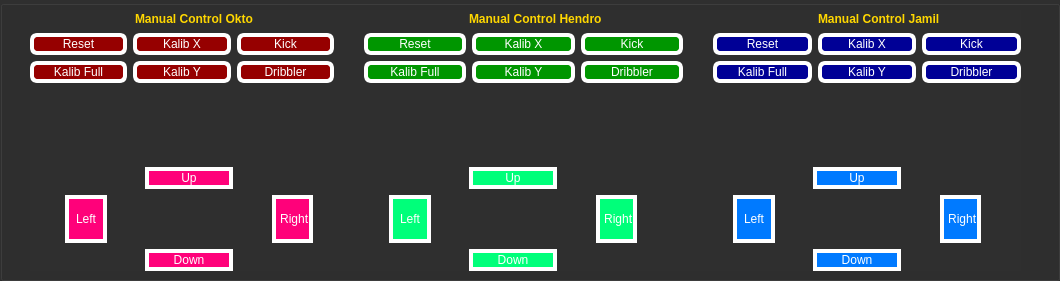
   <widget class="QGroupBox" name="gB_ManualControl">
    <property name="geometry">
     <rect>
      <x>430</x>
      <y>800</y>
      <width>1060</width>
      <height>281</height>
     </rect>
    </property>
    <property name="styleSheet">
     <string notr="true">background-color: rgb(47, 47, 47);
color: rgb(255, 255, 255);</string>
    </property>
    <property name="title">
     <string/>
    </property>
    <widget class="QWidget" name="layoutWidget">
     <property name="geometry">
      <rect>
       <x>30</x>
       <y>10</y>
       <width>991</width>
       <height>261</height>
      </rect>
     </property>
     <layout class="QVBoxLayout" name="vL_ManualControl">
      <item>
       <layout class="QHBoxLayout" name="horizontalLayout_7">
        <item>
         <layout class="QVBoxLayout" name="vL_Okto">
          <item>
           <layout class="QHBoxLayout" name="horizontalLayout_5">
            <item>
             <spacer name="horizontalSpacer_49">
              <property name="orientation">
               <enum>Qt::Horizontal</enum>
              </property>
              <property name="sizeHint" stdset="0">
               <size>
                <width>113</width>
                <height>17</height>
               </size>
              </property>
             </spacer>
            </item>
            <item>
             <widget class="QLabel" name="label_Manual_Control_Okto">
              <property name="styleSheet">
               <string notr="true">font: 75 16pt &quot;Helvetica&quot;;
font-weight: 800;
color:rgb(255, 215, 0);</string>
              </property>
              <property name="text">
               <string>Manual Control Okto</string>
              </property>
             </widget>
            </item>
            <item>
             <spacer name="horizontalSpacer_50">
              <property name="orientation">
               <enum>Qt::Horizontal</enum>
              </property>
              <property name="sizeHint" stdset="0">
               <size>
                <width>88</width>
                <height>17</height>
               </size>
              </property>
             </spacer>
            </item>
           </layout>
          </item>
          <item>
           <layout class="QHBoxLayout" name="horizontalLayout_16">
            <item>
             <layout class="QVBoxLayout" name="verticalLayout_6">
              <item>
               <widget class="QPushButton" name="pB_Okto_Reset">
                <property name="styleSheet">
                 <string notr="true">border-style: solid;
border-color: white;
border-width:4px;
background-color: rgb(150, 0, 0);
border-radius: 7px;</string>
                </property>
                <property name="text">
                 <string>Reset</string>
                </property>
               </widget>
              </item>
              <item>
               <widget class="QPushButton" name="pB_Okto_Kalib_Full">
                <property name="styleSheet">
                 <string notr="true">border-style: solid;
border-color: white;
border-width:4px;
background-color: rgb(150, 0, 0);
border-radius: 7px;</string>
                </property>
                <property name="text">
                 <string>Kalib Full</string>
                </property>
               </widget>
              </item>
             </layout>
            </item>
            <item>
             <layout class="QVBoxLayout" name="verticalLayout_7">
              <item>
               <widget class="QPushButton" name="pB_Okto_Kalib_X">
                <property name="styleSheet">
                 <string notr="true">border-style: solid;
border-color: white;
border-width:4px;
background-color: rgb(150, 0, 0);
border-radius: 7px;</string>
                </property>
                <property name="text">
                 <string>Kalib X</string>
                </property>
               </widget>
              </item>
              <item>
               <widget class="QPushButton" name="pB_Okto_Kalib_Y">
                <property name="styleSheet">
                 <string notr="true">border-style: solid;
border-color: white;
border-width:4px;
background-color: rgb(150, 0, 0);
border-radius: 7px;</string>
                </property>
                <property name="text">
                 <string>Kalib Y</string>
                </property>
               </widget>
              </item>
             </layout>
            </item>
            <item>
             <layout class="QVBoxLayout" name="verticalLayout_8">
              <item>
               <widget class="QPushButton" name="pB_Okto_Kick">
                <property name="styleSheet">
                 <string notr="true">border-style: solid;
border-color: white;
border-width:4px;
background-color: rgb(150, 0, 0);
border-radius: 7px;</string>
                </property>
                <property name="text">
                 <string>Kick</string>
                </property>
               </widget>
              </item>
              <item>
               <widget class="QPushButton" name="pB_Okto_Dribbler">
                <property name="styleSheet">
                 <string notr="true">border-style: solid;
border-color: white;
border-width:4px;
background-color: rgb(150, 0, 0);
border-radius: 7px;</string>
                </property>
                <property name="text">
                 <string>Dribbler</string>
                </property>
               </widget>
              </item>
             </layout>
            </item>
           </layout>
          </item>
         </layout>
        </item>
        <item>
         <spacer name="horizontalSpacer_6">
          <property name="orientation">
           <enum>Qt::Horizontal</enum>
          </property>
          <property name="sizeHint" stdset="0">
           <size>
            <width>40</width>
            <height>20</height>
           </size>
          </property>
         </spacer>
        </item>
        <item>
         <layout class="QVBoxLayout" name="vL_Hendro">
          <item>
           <layout class="QHBoxLayout" name="horizontalLayout">
            <item>
             <spacer name="horizontalSpacer_24">
              <property name="orientation">
               <enum>Qt::Horizontal</enum>
              </property>
              <property name="sizeHint" stdset="0">
               <size>
                <width>113</width>
                <height>17</height>
               </size>
              </property>
             </spacer>
            </item>
            <item>
             <widget class="QLabel" name="label_Manual_Control_Hendro">
              <property name="styleSheet">
               <string notr="true">font: 75 16pt &quot;Helvetica&quot;;
font-weight: 800;
color:rgb(255, 215, 0);</string>
              </property>
              <property name="text">
               <string>Manual Control Hendro</string>
              </property>
             </widget>
            </item>
            <item>
             <spacer name="horizontalSpacer_25">
              <property name="orientation">
               <enum>Qt::Horizontal</enum>
              </property>
              <property name="sizeHint" stdset="0">
               <size>
                <width>88</width>
                <height>17</height>
               </size>
              </property>
             </spacer>
            </item>
           </layout>
          </item>
          <item>
           <layout class="QHBoxLayout" name="horizontalLayout_15">
            <item>
             <layout class="QVBoxLayout" name="verticalLayout_2">
              <item>
               <widget class="QPushButton" name="pB_Hendro_Reset">
                <property name="styleSheet">
                 <string notr="true">border-style: solid;
border-color: white;
border-width:4px;
background-color: rgb(0, 150, 0);
border-radius: 7px;</string>
                </property>
                <property name="text">
                 <string>Reset</string>
                </property>
               </widget>
              </item>
              <item>
               <widget class="QPushButton" name="pB_Hendro_Kalib_Full">
                <property name="styleSheet">
                 <string notr="true">border-style: solid;
border-color: white;
border-width:4px;
background-color: rgb(0, 150, 0);
border-radius: 7px;</string>
                </property>
                <property name="text">
                 <string>Kalib Full</string>
                </property>
               </widget>
              </item>
             </layout>
            </item>
            <item>
             <layout class="QVBoxLayout" name="verticalLayout_3">
              <item>
               <widget class="QPushButton" name="pB_Hendro_Kalib_X">
                <property name="styleSheet">
                 <string notr="true">border-style: solid;
border-color: white;
border-width:4px;
background-color: rgb(0, 150, 0);
border-radius: 7px;</string>
                </property>
                <property name="text">
                 <string>Kalib X</string>
                </property>
               </widget>
              </item>
              <item>
               <widget class="QPushButton" name="pB_Hendro_Kalib_Y">
                <property name="styleSheet">
                 <string notr="true">border-style: solid;
border-color: white;
border-width:4px;
background-color: rgb(0, 150, 0);
border-radius: 7px;</string>
                </property>
                <property name="text">
                 <string>Kalib Y</string>
                </property>
               </widget>
              </item>
             </layout>
            </item>
            <item>
             <layout class="QVBoxLayout" name="verticalLayout_4">
              <item>
               <widget class="QPushButton" name="pB_Hendro_Kick">
                <property name="styleSheet">
                 <string notr="true">border-style: solid;
border-color: white;
border-width:4px;
background-color: rgb(0, 150, 0);
border-radius: 7px;</string>
                </property>
                <property name="text">
                 <string>Kick</string>
                </property>
               </widget>
              </item>
              <item>
               <widget class="QPushButton" name="pB_Hendro_Dribbler">
                <property name="styleSheet">
                 <string notr="true">border-style: solid;
border-color: white;
border-width:4px;
background-color: rgb(0, 150, 0);
border-radius: 7px;</string>
                </property>
                <property name="text">
                 <string>Dribbler</string>
                </property>
               </widget>
              </item>
             </layout>
            </item>
           </layout>
          </item>
         </layout>
        </item>
        <item>
         <spacer name="horizontalSpacer_7">
          <property name="orientation">
           <enum>Qt::Horizontal</enum>
          </property>
          <property name="sizeHint" stdset="0">
           <size>
            <width>40</width>
            <height>20</height>
           </size>
          </property>
         </spacer>
        </item>
        <item>
         <layout class="QVBoxLayout" name="vL_Jamil">
          <item>
           <layout class="QHBoxLayout" name="horizontalLayout_6">
            <item>
             <spacer name="horizontalSpacer_51">
              <property name="orientation">
               <enum>Qt::Horizontal</enum>
              </property>
              <property name="sizeHint" stdset="0">
               <size>
                <width>113</width>
                <height>17</height>
               </size>
              </property>
             </spacer>
            </item>
            <item>
             <widget class="QLabel" name="label_Manual_Control_Jamil">
              <property name="styleSheet">
               <string notr="true">font: 75 16pt &quot;Helvetica&quot;;
font-weight: 800;
color:rgb(255, 215, 0);</string>
              </property>
              <property name="text">
               <string>Manual Control Jamil</string>
              </property>
             </widget>
            </item>
            <item>
             <spacer name="horizontalSpacer_52">
              <property name="orientation">
               <enum>Qt::Horizontal</enum>
              </property>
              <property name="sizeHint" stdset="0">
               <size>
                <width>88</width>
                <height>17</height>
               </size>
              </property>
             </spacer>
            </item>
           </layout>
          </item>
          <item>
           <layout class="QHBoxLayout" name="horizontalLayout_17">
            <item>
             <layout class="QVBoxLayout" name="verticalLayout_9">
              <item>
               <widget class="QPushButton" name="pB_Jamil_Reset">
                <property name="styleSheet">
                 <string notr="true">border-style: solid;
border-color: white;
border-width:4px;
background-color: rgb(0, 0, 150);
border-radius: 7px;</string>
                </property>
                <property name="text">
                 <string>Reset</string>
                </property>
               </widget>
              </item>
              <item>
               <widget class="QPushButton" name="pB_Jamil_Kalib_Full">
                <property name="styleSheet">
                 <string notr="true">border-style: solid;
border-color: white;
border-width:4px;
background-color: rgb(0, 0, 150);
border-radius: 7px;</string>
                </property>
                <property name="text">
                 <string>Kalib Full</string>
                </property>
               </widget>
              </item>
             </layout>
            </item>
            <item>
             <layout class="QVBoxLayout" name="verticalLayout_10">
              <item>
               <widget class="QPushButton" name="pB_Jamil_Kalib_X">
                <property name="styleSheet">
                 <string notr="true">border-style: solid;
border-color: white;
border-width:4px;
background-color: rgb(0, 0, 150);
border-radius: 7px;</string>
                </property>
                <property name="text">
                 <string>Kalib X</string>
                </property>
               </widget>
              </item>
              <item>
               <widget class="QPushButton" name="pB_Jamil_Kalib_Y">
                <property name="styleSheet">
                 <string notr="true">border-style: solid;
border-color: white;
border-width:4px;
background-color: rgb(0, 0, 150);
border-radius: 7px;</string>
                </property>
                <property name="text">
                 <string>Kalib Y</string>
                </property>
               </widget>
              </item>
             </layout>
            </item>
            <item>
             <layout class="QVBoxLayout" name="verticalLayout_11">
              <item>
               <widget class="QPushButton" name="pB_Jamil_Kick">
                <property name="styleSheet">
                 <string notr="true">border-style: solid;
border-color: white;
border-width:4px;
background-color: rgb(0, 0, 150);
border-radius: 7px;</string>
                </property>
                <property name="text">
                 <string>Kick</string>
                </property>
               </widget>
              </item>
              <item>
               <widget class="QPushButton" name="pB_Jamil_Dribbler">
                <property name="styleSheet">
                 <string notr="true">border-style: solid;
border-color: white;
border-width:4px;
background-color: rgb(0, 0, 150);
border-radius: 7px;</string>
                </property>
                <property name="text">
                 <string>Dribbler</string>
                </property>
               </widget>
              </item>
             </layout>
            </item>
           </layout>
          </item>
         </layout>
        </item>
       </layout>
      </item>
      <item>
       <spacer name="verticalSpacer">
        <property name="orientation">
         <enum>Qt::Vertical</enum>
        </property>
        <property name="sizeHint" stdset="0">
         <size>
          <width>20</width>
          <height>40</height>
         </size>
        </property>
       </spacer>
      </item>
      <item>
       <layout class="QHBoxLayout" name="horizontalLayout_14">
        <item>
         <spacer name="horizontalSpacer_20">
          <property name="orientation">
           <enum>Qt::Horizontal</enum>
          </property>
          <property name="sizeType">
           <enum>QSizePolicy::Preferred</enum>
          </property>
          <property name="sizeHint" stdset="0">
           <size>
            <width>35</width>
            <height>20</height>
           </size>
          </property>
         </spacer>
        </item>
        <item>
         <layout class="QVBoxLayout" name="verticalLayout_12">
          <item>
           <layout class="QHBoxLayout" name="horizontalLayout_8">
            <item>
             <spacer name="horizontalSpacer_9">
              <property name="orientation">
               <enum>Qt::Horizontal</enum>
              </property>
              <property name="sizeHint" stdset="0">
               <size>
                <width>40</width>
                <height>20</height>
               </size>
              </property>
             </spacer>
            </item>
            <item>
             <widget class="QPushButton" name="pB_Okto_Up">
              <property name="styleSheet">
               <string notr="true">border-style: solid;
border-color: white;
border-width:4px;
background-color: rgb(255, 1, 122);
width: 80px;
border-radius: 12px;</string>
              </property>
              <property name="text">
               <string>Up</string>
              </property>
             </widget>
            </item>
            <item>
             <spacer name="horizontalSpacer_10">
              <property name="orientation">
               <enum>Qt::Horizontal</enum>
              </property>
              <property name="sizeHint" stdset="0">
               <size>
                <width>40</width>
                <height>20</height>
               </size>
              </property>
             </spacer>
            </item>
           </layout>
          </item>
          <item>
           <layout class="QHBoxLayout" name="horizontalLayout_9">
            <item>
             <widget class="QPushButton" name="pB_Okto_Left">
              <property name="styleSheet">
               <string notr="true">border-style: solid;
border-color: white;
border-width:4px;
background-color: rgb(255, 1, 122);
height: 40px;
border-radius: 24px;
</string>
              </property>
              <property name="text">
               <string>  Left  </string>
              </property>
             </widget>
            </item>
            <item>
             <spacer name="horizontalSpacer_11">
              <property name="orientation">
               <enum>Qt::Horizontal</enum>
              </property>
              <property name="sizeHint" stdset="0">
               <size>
                <width>40</width>
                <height>20</height>
               </size>
              </property>
             </spacer>
            </item>
            <item>
             <widget class="QPushButton" name="pB_Okto_Right">
              <property name="styleSheet">
               <string notr="true">border-style: solid;
border-color: white;
border-width:4px;
background-color: rgb(255, 1, 122);
height: 40px;
border-radius: 24px;
</string>
              </property>
              <property name="text">
               <string> Right</string>
              </property>
             </widget>
            </item>
           </layout>
          </item>
          <item>
           <layout class="QHBoxLayout" name="horizontalLayout_10">
            <item>
             <spacer name="horizontalSpacer_12">
              <property name="orientation">
               <enum>Qt::Horizontal</enum>
              </property>
              <property name="sizeHint" stdset="0">
               <size>
                <width>40</width>
                <height>20</height>
               </size>
              </property>
             </spacer>
            </item>
            <item>
             <widget class="QPushButton" name="pB_Okto_Down">
              <property name="styleSheet">
               <string notr="true">border-style: solid;
border-color: white;
border-width:4px;
background-color: rgb(255, 1, 122);
width: 80px;
border-radius: 12px;</string>
              </property>
              <property name="text">
               <string>Down</string>
              </property>
             </widget>
            </item>
            <item>
             <spacer name="horizontalSpacer_13">
              <property name="orientation">
               <enum>Qt::Horizontal</enum>
              </property>
              <property name="sizeHint" stdset="0">
               <size>
                <width>40</width>
                <height>20</height>
               </size>
              </property>
             </spacer>
            </item>
           </layout>
          </item>
         </layout>
        </item>
        <item>
         <spacer name="horizontalSpacer_22">
          <property name="orientation">
           <enum>Qt::Horizontal</enum>
          </property>
          <property name="sizeType">
           <enum>QSizePolicy::Preferred</enum>
          </property>
          <property name="sizeHint" stdset="0">
           <size>
            <width>70</width>
            <height>20</height>
           </size>
          </property>
         </spacer>
        </item>
        <item>
         <layout class="QVBoxLayout" name="verticalLayout_13">
          <item>
           <layout class="QHBoxLayout" name="horizontalLayout_11">
            <item>
             <spacer name="horizontalSpacer_14">
              <property name="orientation">
               <enum>Qt::Horizontal</enum>
              </property>
              <property name="sizeHint" stdset="0">
               <size>
                <width>40</width>
                <height>20</height>
               </size>
              </property>
             </spacer>
            </item>
            <item>
             <widget class="QPushButton" name="pB_Hendro_Up">
              <property name="styleSheet">
               <string notr="true">border-style: solid;
border-color: white;
border-width:4px;
background-color: rgb(0, 255, 122);
width: 80px;
border-radius: 12px;</string>
              </property>
              <property name="text">
               <string>   Up   </string>
              </property>
             </widget>
            </item>
            <item>
             <spacer name="horizontalSpacer_15">
              <property name="orientation">
               <enum>Qt::Horizontal</enum>
              </property>
              <property name="sizeHint" stdset="0">
               <size>
                <width>40</width>
                <height>20</height>
               </size>
              </property>
             </spacer>
            </item>
           </layout>
          </item>
          <item>
           <layout class="QHBoxLayout" name="horizontalLayout_12">
            <item>
             <widget class="QPushButton" name="pB_Hendro_Left">
              <property name="styleSheet">
               <string notr="true">border-style: solid;
border-color: white;
border-width:4px;
background-color: rgb(0, 255, 122);
height: 40px;
border-radius: 24px;</string>
              </property>
              <property name="text">
               <string>  Left  </string>
              </property>
             </widget>
            </item>
            <item>
             <spacer name="horizontalSpacer_16">
              <property name="orientation">
               <enum>Qt::Horizontal</enum>
              </property>
              <property name="sizeHint" stdset="0">
               <size>
                <width>40</width>
                <height>20</height>
               </size>
              </property>
             </spacer>
            </item>
            <item>
             <widget class="QPushButton" name="pB_Hendro_Right">
              <property name="styleSheet">
               <string notr="true">border-style: solid;
border-color: white;
border-width:4px;
background-color: rgb(0, 255, 122);
height: 40px;
border-radius: 24px;</string>
              </property>
              <property name="text">
               <string> Right</string>
              </property>
             </widget>
            </item>
           </layout>
          </item>
          <item>
           <layout class="QHBoxLayout" name="horizontalLayout_13">
            <item>
             <spacer name="horizontalSpacer_17">
              <property name="orientation">
               <enum>Qt::Horizontal</enum>
              </property>
              <property name="sizeHint" stdset="0">
               <size>
                <width>40</width>
                <height>20</height>
               </size>
              </property>
             </spacer>
            </item>
            <item>
             <widget class="QPushButton" name="pB_Hendro_Down">
              <property name="styleSheet">
               <string notr="true">border-style: solid;
border-color: white;
border-width:4px;
background-color: rgb(0, 255, 122);
width: 80px;
border-radius: 12px;</string>
              </property>
              <property name="text">
               <string>Down</string>
              </property>
             </widget>
            </item>
            <item>
             <spacer name="horizontalSpacer_18">
              <property name="orientation">
               <enum>Qt::Horizontal</enum>
              </property>
              <property name="sizeHint" stdset="0">
               <size>
                <width>40</width>
                <height>20</height>
               </size>
              </property>
             </spacer>
            </item>
           </layout>
          </item>
         </layout>
        </item>
        <item>
         <spacer name="horizontalSpacer_23">
          <property name="orientation">
           <enum>Qt::Horizontal</enum>
          </property>
          <property name="sizeType">
           <enum>QSizePolicy::Preferred</enum>
          </property>
          <property name="sizeHint" stdset="0">
           <size>
            <width>90</width>
            <height>20</height>
           </size>
          </property>
         </spacer>
        </item>
        <item>
         <layout class="QVBoxLayout" name="verticalLayout_5">
          <item>
           <layout class="QHBoxLayout" name="horizontalLayout_2">
            <item>
             <spacer name="horizontalSpacer">
              <property name="orientation">
               <enum>Qt::Horizontal</enum>
              </property>
              <property name="sizeHint" stdset="0">
               <size>
                <width>40</width>
                <height>20</height>
               </size>
              </property>
             </spacer>
            </item>
            <item>
             <widget class="QPushButton" name="pB_Jamil_Up">
              <property name="styleSheet">
               <string notr="true">border-style: solid;
border-color: white;
border-width:4px;
background-color: rgb(0, 122, 255);
width: 80px;
border-radius: 12px;</string>
              </property>
              <property name="text">
               <string>   Up   </string>
              </property>
             </widget>
            </item>
            <item>
             <spacer name="horizontalSpacer_2">
              <property name="orientation">
               <enum>Qt::Horizontal</enum>
              </property>
              <property name="sizeHint" stdset="0">
               <size>
                <width>40</width>
                <height>20</height>
               </size>
              </property>
             </spacer>
            </item>
           </layout>
          </item>
          <item>
           <layout class="QHBoxLayout" name="horizontalLayout_3">
            <item>
             <widget class="QPushButton" name="pB_Jamil_Left">
              <property name="styleSheet">
               <string notr="true">border-style: solid;
border-color: white;
border-width:4px;
background-color: rgb(0, 122, 255);
height: 40px;
border-radius: 24px;</string>
              </property>
              <property name="text">
               <string>  Left  </string>
              </property>
             </widget>
            </item>
            <item>
             <spacer name="horizontalSpacer_3">
              <property name="orientation">
               <enum>Qt::Horizontal</enum>
              </property>
              <property name="sizeHint" stdset="0">
               <size>
                <width>40</width>
                <height>20</height>
               </size>
              </property>
             </spacer>
            </item>
            <item>
             <widget class="QPushButton" name="pB_Jamil_Right">
              <property name="styleSheet">
               <string notr="true">border-style: solid;
border-color: white;
border-width:4px;
background-color: rgb(0, 122, 255);
height: 40px;
border-radius: 24px;</string>
              </property>
              <property name="text">
               <string> Right</string>
              </property>
             </widget>
            </item>
           </layout>
          </item>
          <item>
           <layout class="QHBoxLayout" name="horizontalLayout_4">
            <item>
             <spacer name="horizontalSpacer_4">
              <property name="orientation">
               <enum>Qt::Horizontal</enum>
              </property>
              <property name="sizeHint" stdset="0">
               <size>
                <width>40</width>
                <height>20</height>
               </size>
              </property>
             </spacer>
            </item>
            <item>
             <widget class="QPushButton" name="pB_Jamil_Down">
              <property name="styleSheet">
               <string notr="true">border-style: solid;
border-color: white;
border-width:4px;
background-color: rgb(0, 122, 255);
width: 80px;
border-radius: 12px;</string>
              </property>
              <property name="text">
               <string>Down</string>
              </property>
             </widget>
            </item>
            <item>
             <spacer name="horizontalSpacer_5">
              <property name="orientation">
               <enum>Qt::Horizontal</enum>
              </property>
              <property name="sizeHint" stdset="0">
               <size>
                <width>40</width>
                <height>20</height>
               </size>
              </property>
             </spacer>
            </item>
           </layout>
          </item>
         </layout>
        </item>
        <item>
         <spacer name="horizontalSpacer_19">
          <property name="orientation">
           <enum>Qt::Horizontal</enum>
          </property>
          <property name="sizeType">
           <enum>QSizePolicy::Preferred</enum>
          </property>
          <property name="sizeHint" stdset="0">
           <size>
            <width>40</width>
            <height>20</height>
           </size>
          </property>
         </spacer>
        </item>
       </layout>
      </item>
     </layout>
    </widget>
   </widget>
